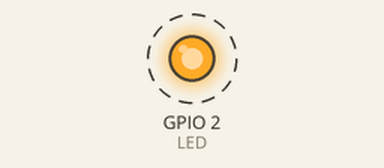
Recording of a sketch running on a simulated ESP32. On the bench: output pins drawn as LEDs (lit = HIGH). Dashed ring = blinking. What the sketch prints to the serial monitor is not drawn.

Above: at 0.2 s.
Timing chart, 0 to 3.0 s (numbered marks = the images above):
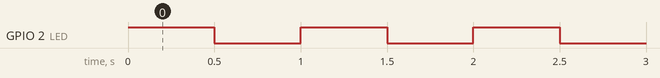

Measured:
- by itself, GPIO 2 (LED): alternates HIGH for 0.50 s and LOW for 0.50 s

The sketch:

esp32_led.ino
```cpp
#define LED 2

void setup()
{
  pinMode(LED, OUTPUT);
  Serial.begin(115200);
}

void loop()
{
  digitalWrite(LED, HIGH);
  Serial.println("LED ON");
  delay(500);

  digitalWrite(LED, LOW);
  Serial.println("LED OFF");
  delay(500);
}
```
